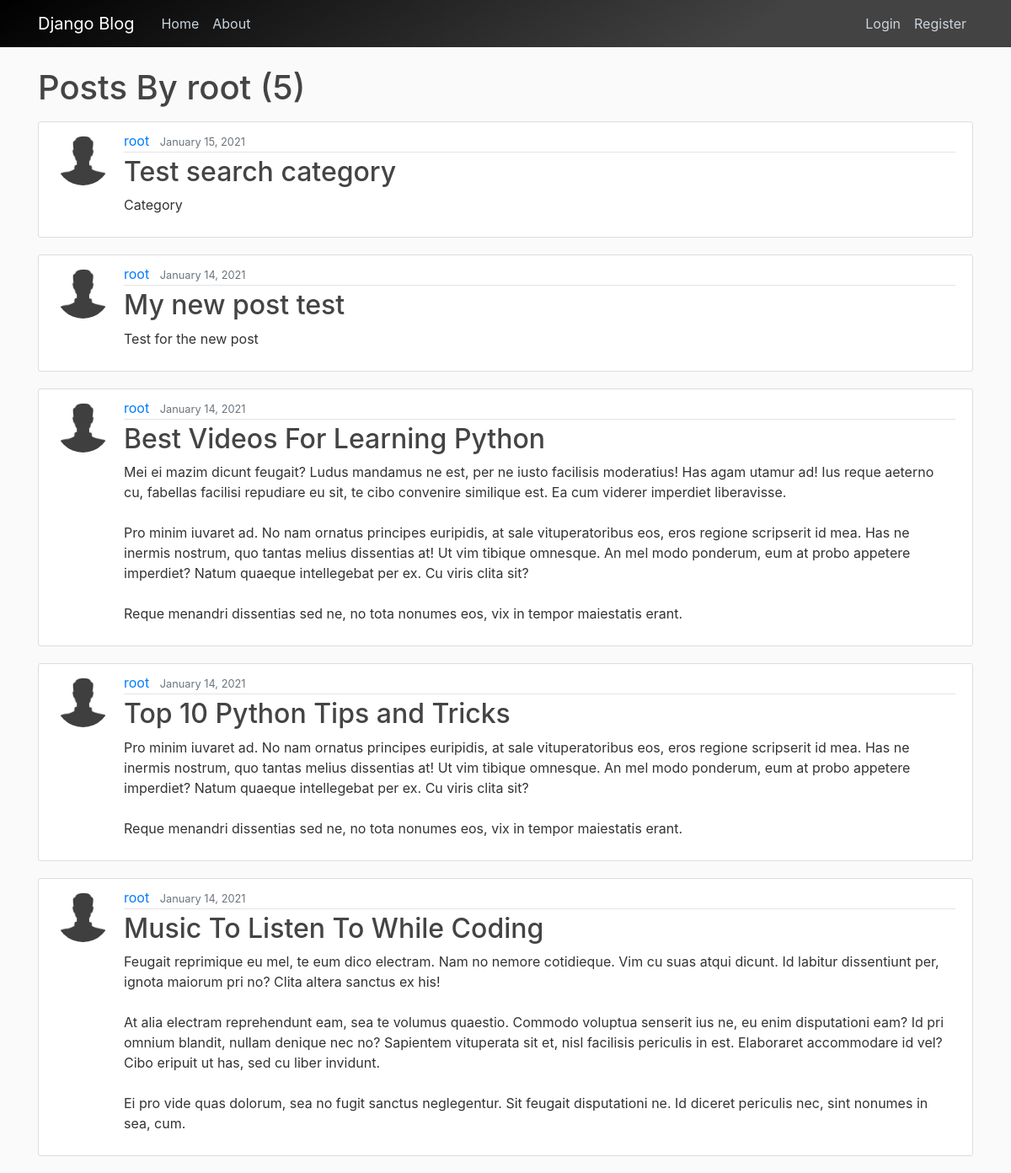
Screenshot of /user/root/ with the database file from the repository.
### blog/models.py (models this page shows, shortened)
class Post(models.Model):
    author = models.ForeignKey(
        settings.AUTH_USER_MODEL, on_delete=models.CASCADE)
    title = models.CharField(max_length=100)
    content = models.TextField()
    liked = models.ManyToManyField(
        settings.AUTH_USER_MODEL, blank=True, related_name='liked')
    date_posted = models.DateTimeField(default=timezone.now)
    category = models.CharField(max_length=100, default='uncategorized')
    objects = PostManager()
    class Meta:
        ordering = ('-date_posted', )

### users/models.py (models this page shows, shortened)
class Profile(models.Model):
    user = models.OneToOneField(User, on_delete=models.CASCADE)
    image = models.ImageField(default='default.jpg', upload_to='profile_pics')

### blog/views.py (the view)
# urls.py: path('user/<str:username>/', UserPostListView.as_view(), name='user_posts'),
class UserPostListView(ListView):
    model = Post
    template_name = 'blog/user_posts.html'
    context_object_name = 'posts'
    paginate_by = 5
    def get_queryset(self):
        user = get_object_or_404(User, username=self.kwargs.get('username'))
        return Post.objects.filter(author=user).order_by('-date_posted')

### blog/templates/blog/user_posts.html (shortened to what this page needs)
{% extends "blog/base.html" %}
{% block content %}
    <h1 class="mb-3">Posts By {{view.kwargs.username}} ({{ page_obj.paginator.count }})</h1>
    {% for post in posts %}
        <article class="media content-section">
          <img class="rounded-circle article-img" src="{{ post.author.profile.image.url }}">
          <div class="media-body">
            <div class="article-metadata">
              <a class="mr-2" href="{% url 'user_posts' post.author.username %}">{{ post.author }}</a>
              <small class="text-muted">{{ post.date_posted|date:"F d, Y" }}</small>
            </div>
          <h2><a class="article-title" href="{% url 'post_detail' post.pk %}">{{ post.title }}</a></h2>
            <p class="article-content">{{ post.content }}</p>
          </div>
        </article>
    {% endfor %}
{% endblock content %}

### web/static/css/main.css (style rules this page uses)
body { background: #fafafa; color: #333333; margin-top: 5rem; }
h1, h2, h3, h4, h5, h6 { color: #444444; }
.content-section { background: #ffffff; padding: 10px 20px; border: 1px solid #dddddd; border-radius: 3px; margin-bottom: 20px; }
.article-title { color: #444444; }
.article-content { white-space: pre-line; }
.article-img { height: 65px; width: 65px; margin-right: 16px; }
.article-metadata { padding-bottom: 1px; margin-bottom: 4px; border-bottom: 1px solid #e3e3e3 }

### rows the page displays
Post: author.profile.image (placeholder picture), author "root", date_posted "January 15, 2021", title "Test search category", content "Category"
Post: author.profile.image (placeholder picture), author "root", date_posted "January 14, 2021", title "My new post test", content "Test for the new post"
Post: author.profile.image (placeholder picture), author "root", date_posted "January 14, 2021", title "Best Videos For Learning Python", content "Mei ei mazim dicunt feugait? Ludus mandamus ne est, per ne iusto facilisis moderatius! Has agam utamur ad! Ius reque aeterno cu, fabellas facilisi repudiare eu sit, te cibo convenire similique est. Ea cum viderer imperdiet liberavisse. Pro minim iuvaret ad. No nam ornatus principes euripidis, at sale vituperatoribus eos, eros regione scripserit id mea. Has ne inermis nostrum, quo tantas melius dissentias at! Ut vim tibique omnesque. An mel modo ponderum, eum at probo appetere imperdiet? Natum quaeque intellegebat per ex. Cu viris clita sit? Reque menandri dissentias sed ne, no tota nonumes eos, vix in tempor maiestatis erant."
Post: author.profile.image (placeholder picture), author "root", date_posted "January 14, 2021", title "Top 10 Python Tips and Tricks", content "Pro minim iuvaret ad. No nam ornatus principes euripidis, at sale vituperatoribus eos, eros regione scripserit id mea. Has ne inermis nostrum, quo tantas melius dissentias at! Ut vim tibique omnesque. An mel modo ponderum, eum at probo appetere imperdiet? Natum quaeque intellegebat per ex. Cu viris clita sit? Reque menandri dissentias sed ne, no tota nonumes eos, vix in tempor maiestatis erant."
Post: author.profile.image (placeholder picture), author "root", date_posted "January 14, 2021", title "Music To Listen To While Coding", content "Feugait reprimique eu mel, te eum dico electram. Nam no nemore cotidieque. Vim cu suas atqui dicunt. Id labitur dissentiunt per, ignota maiorum pri no? Clita altera sanctus ex his! At alia electram reprehendunt eam, sea te volumus quaestio. Commodo voluptua senserit ius ne, eu enim disputationi eam? Id pri omnium blandit, nullam denique nec no? Sapientem vituperata sit et, nisl facilisis periculis in est. Elaboraret accommodare id vel? Cibo eripuit ut has, sed cu liber invidunt. Ei pro vide quas dolorum, sea no fugit sanctus neglegentur. Sit feugait disputationi ne. Id diceret periculis nec, sint nonumes in sea, cum."

### other values shown
{{ view.kwargs.username }} "root"
{{ page_obj.paginator.count }} "5"
